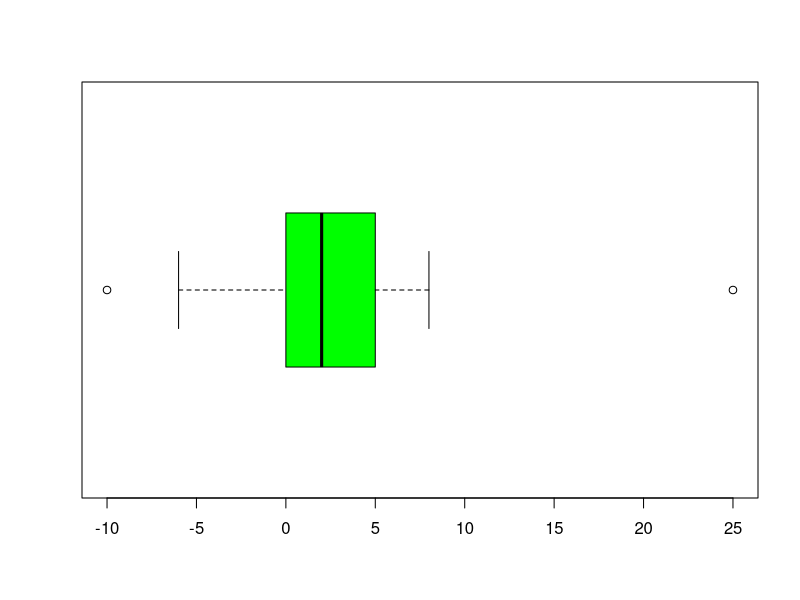
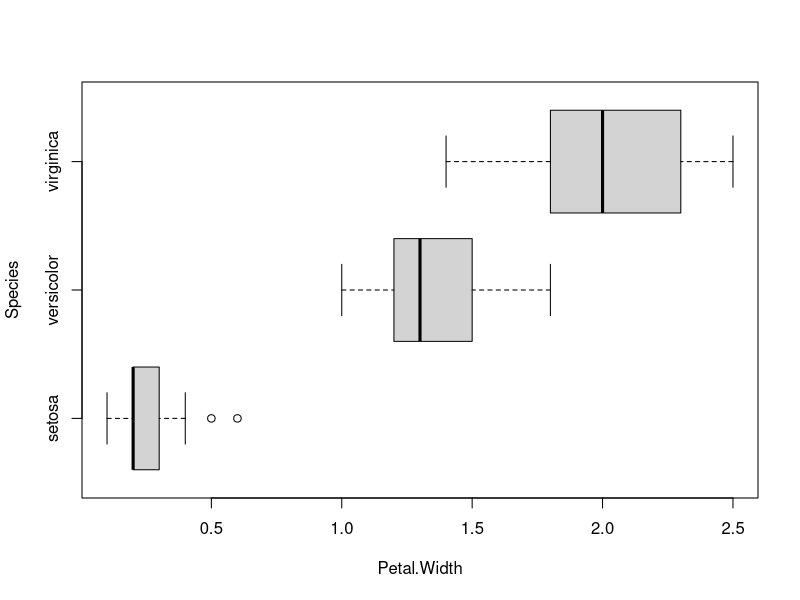

These charts were generated, in order, by the following R code:
x <- c(1, 2, 3, 4, 5, 6)
y <- c(1,2, 3, 4, 5, 99)

#Problem 6
#. Write a function mad1 which will calculate the Mean Absolute Deviation from the
#Mean. Run it on each of the cars Dataset Variables;
#. Write a function mad2 which will calculate the Mean Absolute Deviation from the
#Median. Test it on the same Dataset as above;
#. (Supplementary) Join the previous functions into one, so that the user will be able to
#choose the Center Measure (like we can choose in the R built-in mad function).

mad1 <- function(x) {
  x.bar <- mean(x)
  abs.dev <- abs(x - x.bar)
  mad_from_mean <- mean(abs.dev)
  return(mad_from_mean)
}

# examples
mad1(x)
mad1(y)
#

mad1(cars$speed)
mad1(cars$dist)

mad2 <- function(x) {
  x.med <- median(x)
  abs.dev <- abs(x - x.med)
  mad_from_median <- mean(abs.dev)
  return(mad_from_median)
}

# examples
mad2(x)
mad2(y)
#

mad2(cars$speed)
mad2(cars$dist)

mad3 <- function(x, type){
  if (type == "Mean") {
    x.bar <- mean(x)
    abs.dev <- abs(x - x.bar)
    mad_from_mean <- mean(abs.dev)
    return(mad_from_mean)
  }
  else if (type == "Median") {
    x.med <- median(x)
    abs.dev <- abs(x - x.med)
    mad_from_median <- mean(abs.dev)
    return(mad_from_median)
  }
  else {
    return("Unknown input")
  }
}

mad1(cars$speed)
mad3(cars$speed, type = "Mean")

mad2(cars$dist)
mad3(cars$dist, type = "Median")



#Problem 7
#Construct the Boxplot of the Paperwork part Problem 3a. Dataset using R, in a horizontal
#position, with the green color.

#Construct, on the same graph, the Boxplots for the Petal.Width variable for each type of
#the Species in the iris Dataset. Give some information you can read from this comparative plot.

a <- c(25, -10, 3, 1, 2, 8, 4, 0, -1, 7, 7, 2, -1, 2, -6, 5, 0)

boxplot(a, horizontal = T, col = "green")

boxplot(Petal.Width~Species, data=iris, horizontal = T)
#For all three variable, we can see that the mean is equal to (or very close to)
#first quartile, which means that the data is right-skewed (most of the data
#points are located to the left of the mean). 
#However, the boxplot for the variable virginica has longer whiskers on the left
#side, so we cannot be 100% sure about the skewness of that data.
#We can also see that only the boxplot of setosa has outliers(2 of them, located
#on the right side). For the boxplot of versicolor,we can see that approximately
#75% of the data is locaetd on the interval from 1 to 1.5, while remaining 25% 
#is from 1.5 to ~ 1.85. 



#Problem 8
#Write an R function which will be calculate the Sample Quantiles of a vector as we have defined in our lectures.

quant <- function(x, percent){
  q <- x[floor(length(x) * percent*0.01)]
  return(q)
}
v <- c(-3, -2, 2, 3, 4, 5, 5, 7, 8)
quant(v, 20)
quant(v, 50)
quant(v, 60)
